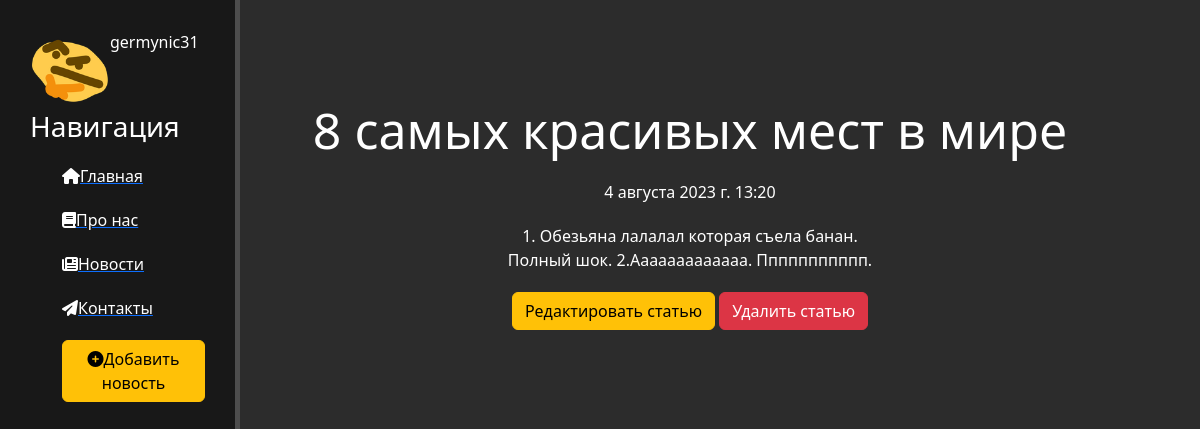
Before: /news/3 with the older database file.
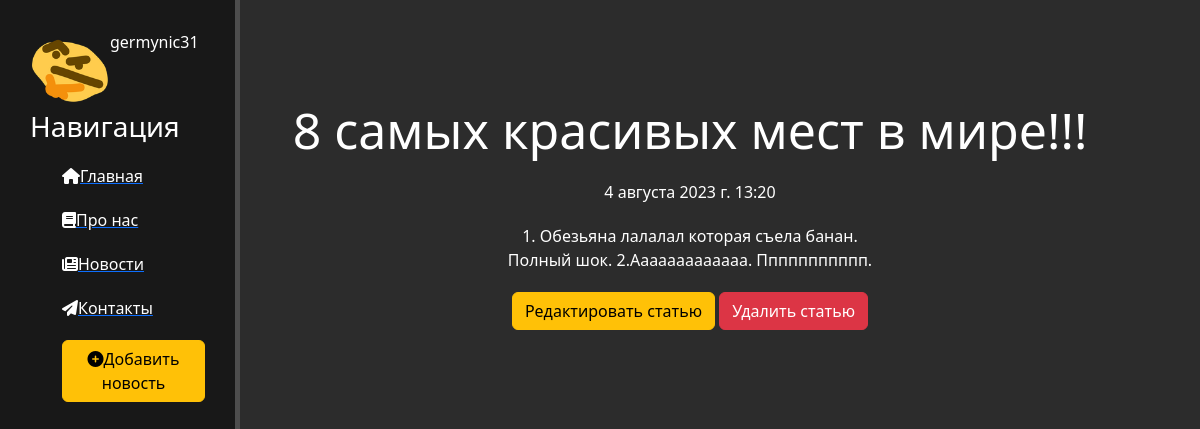
After: the same page with the newer database file.
### news/models.py (models this page shows, shortened)
class Articles(models.Model):
    title = models.CharField('Название', max_length=50)   # до 255
    anons = models.CharField('Анонс', max_length=250)
    full_text = models.TextField('Статья')
    date = models.DateTimeField('Дата публикации')
    class Meta:
        verbose_name = 'Новость'
        verbose_name_plural = 'Новости'

### news/views.py (the view)
# urls.py: path('<int:pk>', views.NewsDetailView.as_view(), name='news_detail'),
class NewsDetailView(DetailView):
    model = Articles
    template_name = 'news/details_view.html'
    context_object_name = 'article'

### news/templates/news/details_view.html (shortened to what this page needs)
{% extends 'main/layout.html' %}
{% block content %}
    <div class="features">
        <h1>{{ article.title }}</h1>
        <p>{{ article.date }}</p>
        <p>{{ article.full_text }}</p>
        <a href="{% url 'news_update' article.id %}" class="btn btn-warning">Редактировать статью</a>
        <a href="{% url 'news_delete' article.id %}" class="btn btn-danger">Удалить статью</a>
    </div>
{% endblock %}

### main/templates/main/layout.html (shortened to what this page needs)
{% load static %}
<!doctype html>
<html lang="en">
<head>
    <link rel="stylesheet" href="https://cdn.jsdelivr.net/npm/bootstrap@5.2.3/dist/css/bootstrap.min.css">
    <link rel="stylesheet" href="{% static 'main/css/main.css' %}">
    <link rel="stylesheet" href="https://use.fontawesome.com/releases/v6.2.1/css/all.css">
</head>
<body>
    <aside>
        <img src="{% static 'main/img/438030244327325696.png' %}" alt="Лого">
        <span class="Logo">germynic31</span>
        <h3>Навигация</h3>
        <ul>
            <a href="{% url 'home' %}"><li><i class="fa-solid fa-house"></i>Главная</li></a>
            <a href="{% url 'about' %}"><li><i class="fa-solid fa-book"></i>Про нас</li></a>
            <a href="{% url 'news_home' %}"><li><i class="fa-solid fa-newspaper"></i>Новости</li></a>
            <a href=""><li><i class="fa-solid fa-paper-plane"></i>Контакты</li></a>
            <a href="{% url 'create' %}"><li><button class="btn btn-warning"><i class="fas fa-plus-circle"></i>Добавить новость</button></li></a>
        </ul>
    </aside>
    <main>
    {% block content %}
    {% endblock %}
    </main>
</body>
</html>

### main/static/main/css/main.css (style rules this page uses)
body { background: #2c2c2c; }
aside { float: left; background: #181818; width: 20%; padding: 2.5%; height: 100vh; color: #fff; border-right: 5px solid #4d4d4d; }
aside img { width: 80px; float: left; }
aside h3 { margin-top: 50px; font-size: 28px; }
aside ul { list-style: none }
aside ul li { color: #fff; display: block; margin-top: 20px; transition: transform .3s ease; }
main .features { float: left; color: #fff; margin-top: 100px; text-align: center; width: 75%; }
main .features h1 { font-size: 50px; }
main .features p { max-width: 400px; margin: 20px auto }

Changed rows visible on the page:
changed Articles: title "8 самых красивых мест в мире" → "8 самых красивых мест в мире!!!"
